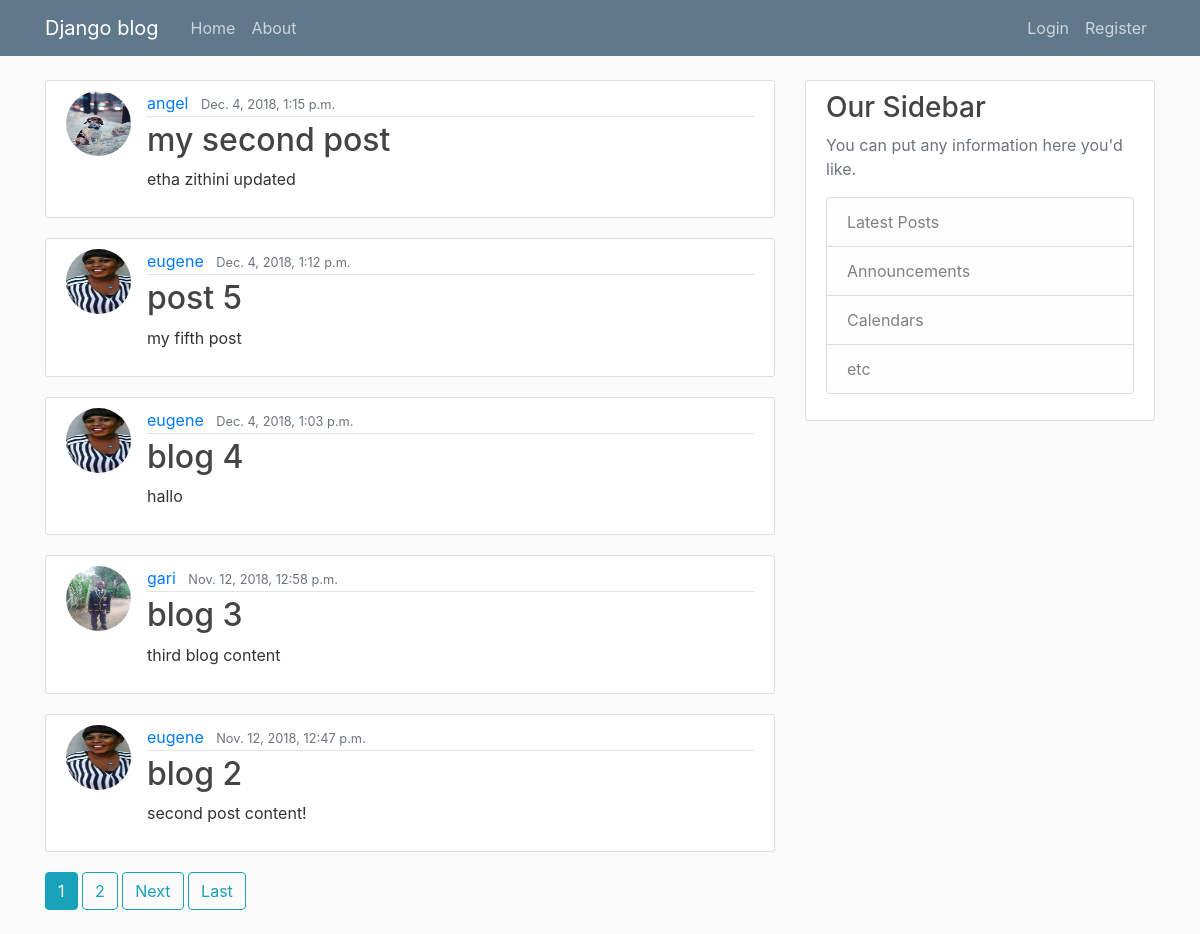
/, run on an earlier commit of the app's database.
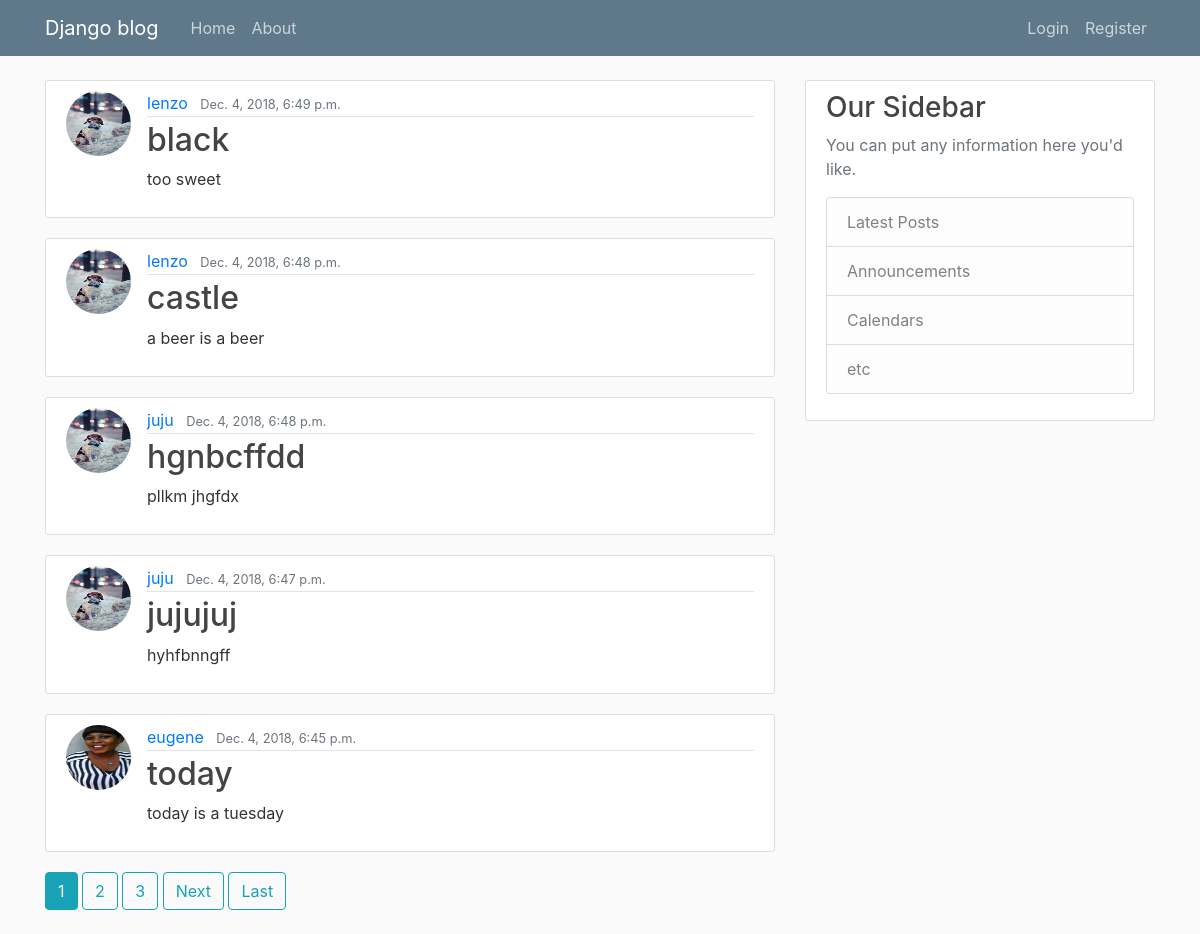
And on a later commit of the database.
### blog/models.py (models this page shows, shortened)
class Post(models.Model):
    title= models.CharField(max_length=100)
    content= models.TextField()
    date_posted= models.DateTimeField(default=timezone.now)
    author= models.ForeignKey(User,on_delete=models.CASCADE)

### users/models.py (models this page shows, shortened)
class profile(models.Model):
    user=models.OneToOneField(User, on_delete=models.CASCADE)
    image = models.ImageField(default='default.jpg',upload_to='profile_pics')

### blog/views.py (the view)
# urls.py: path('', PostListView.as_view(), name='blog-home'),
class PostListView(ListView):
    model = Post
    template_name = 'blog/home.html'
    context_object_name = 'posts'
    ordering = ['-date_posted']
    paginate_by = 5

### blog/templates/blog/home.html (shortened to what this page needs)
{% extends "blog/base.html" %}
{% block content %}
    {% for post in posts %}
    <article class="media content-section">
            <img class="rounded-circle article-img" src="{{ post.author.profile.image.url }}" >
            <div class="media-body">
              <div class="article-metadata">
                <a class="mr-2" href="{% url 'user-posts' post.author.username %}">{{ post.author }}</a>
                <small class="text-muted">{{ post.date_posted }}</small>
              </div>
              <h2><a class="article-title" href="{% url 'post-detail' post.id %}">{{ post.title }}</a></h2>
              <p class="article-content">{{ post.content }}</p>
            </div>
          </article>
    {% endfor %}
    {% if is_paginated %}
    {% for num in page_obj.paginator.page_range %}
    {% if page_obj.number == num %}
     <a class="btn btn-info mb-4" href="?page={{ num }}"> {{ num }}</a>
     {% elif num > page_obj.number|add:'-3' and num < page_obj.number|add:'3' %}
     <a class="btn btn-outline-info mb-4" href="?page={{ num }}"> {{ num }}</a>
    {% endif %}
    {% endfor %}
    {% if page_obj.has_next %}
    <a class="btn btn-outline-info mb-4" href="?page={{ page_obj_.next_page_number }}"> Next</a>
    <a class="btn btn-outline-info mb-4" href="?page={{ page_obj.paginator.num_pages }}"> Last</a>
    {% endif %}
    {% endif %}
{% endblock content %}

What changed in the data, as far as the page shows it:
no longer on this page (row unchanged): Post: author.profile.image (placeholder picture), author "angel", date_posted "Dec. 4, 2018, 1:15 p.m.", title "my second post", content "etha zithini updated"
removed Post: author.profile.image (picture), author "eugene", date_posted "Dec. 4, 2018, 1:12 p.m.", title "post 5", content "my fifth post"
no longer on this page (row unchanged): Post: author.profile.image (picture), author "eugene", date_posted "Dec. 4, 2018, 1:03 p.m.", title "blog 4", content "hallo"
no longer on this page (row unchanged): Post: author.profile.image (picture), author "gari", date_posted "Nov. 12, 2018, 12:58 p.m.", title "blog 3", content "third blog content"
no longer on this page (row unchanged): Post: author.profile.image (picture), author "eugene", date_posted "Nov. 12, 2018, 12:47 p.m.", title "blog 2", content "second post content!"
added Post: author.profile.image (placeholder picture), author "lenzo", date_posted "Dec. 4, 2018, 6:49 p.m.", title "black", content "too sweet"
added Post: author.profile.image (placeholder picture), author "lenzo", date_posted "Dec. 4, 2018, 6:48 p.m.", title "castle", content "a beer is a beer"
added Post: author.profile.image (placeholder picture), author "juju", date_posted "Dec. 4, 2018, 6:48 p.m.", title "hgnbcffdd", content "pllkm jhgfdx"
added Post: author.profile.image (placeholder picture), author "juju", date_posted "Dec. 4, 2018, 6:47 p.m.", title "jujujuj", content "hyhfbnngff"
added Post: author.profile.image (picture), author "eugene", date_posted "Dec. 4, 2018, 6:45 p.m.", title "today", content "today is a tuesday"
Also different on the page:
new list line: "3"
